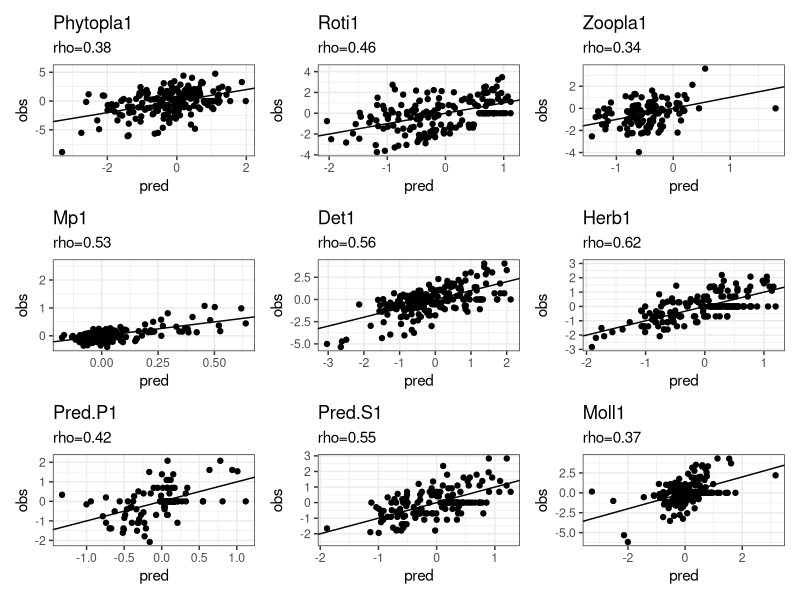
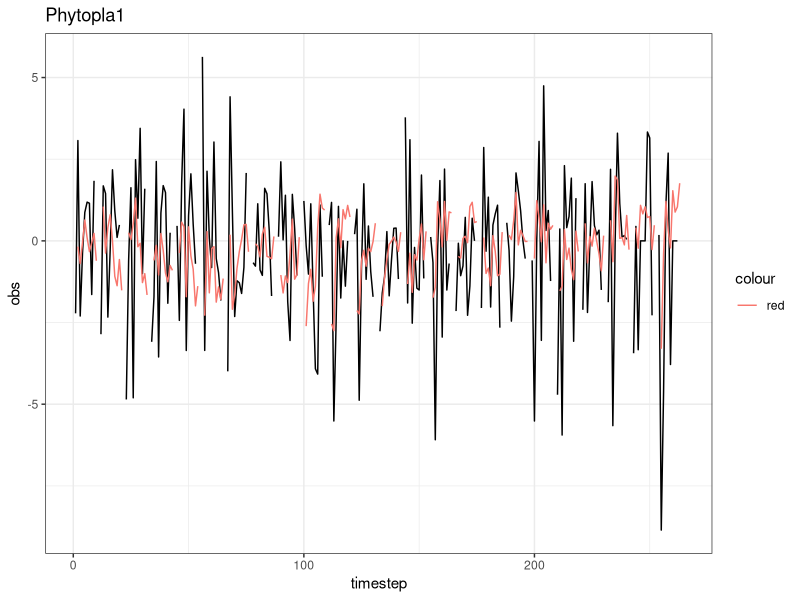
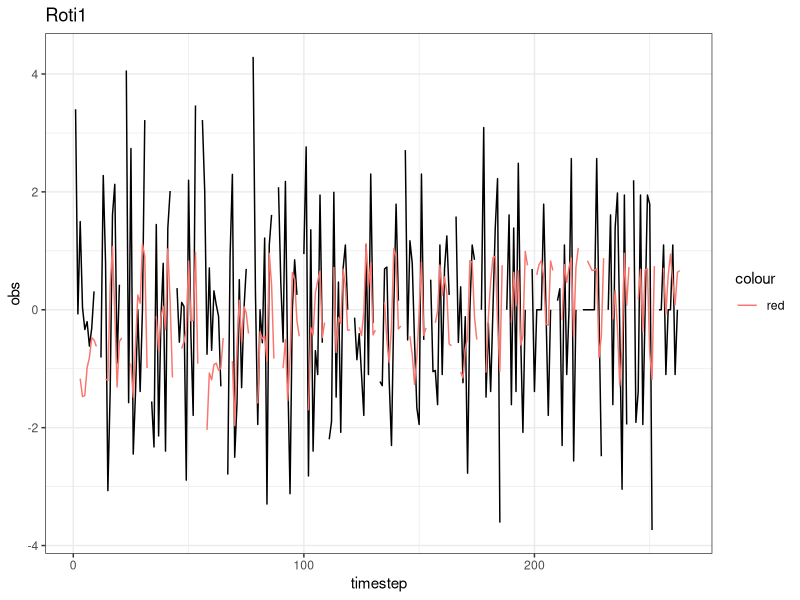
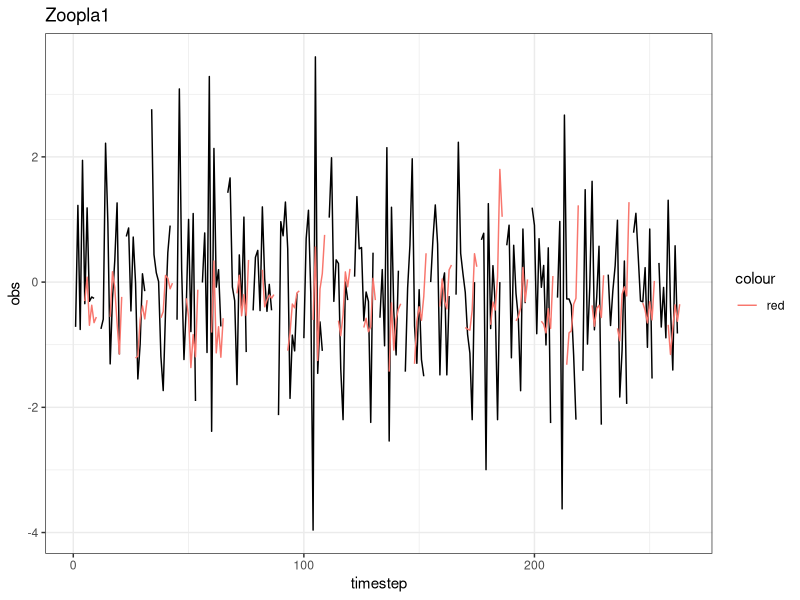
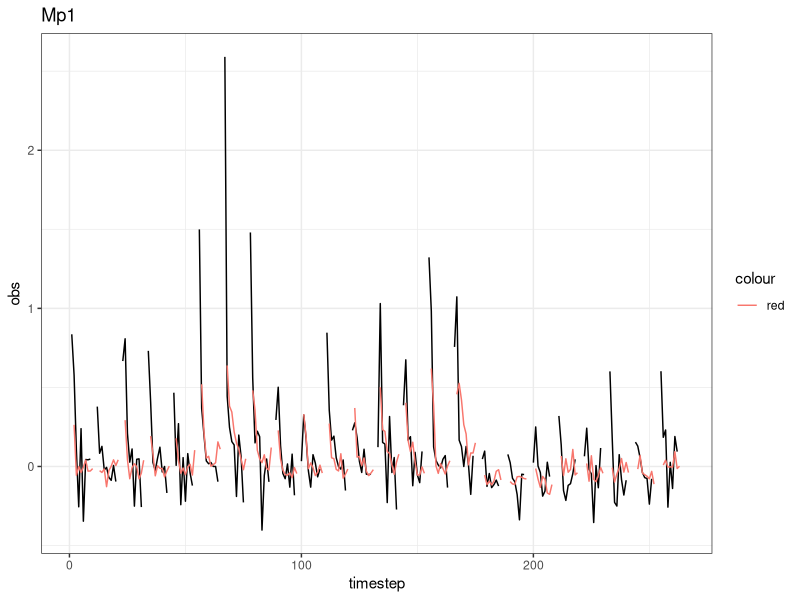
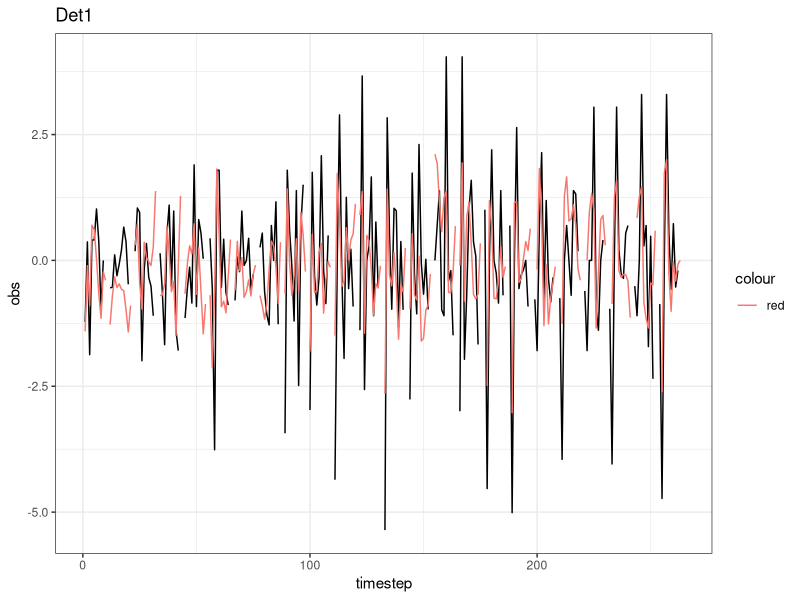
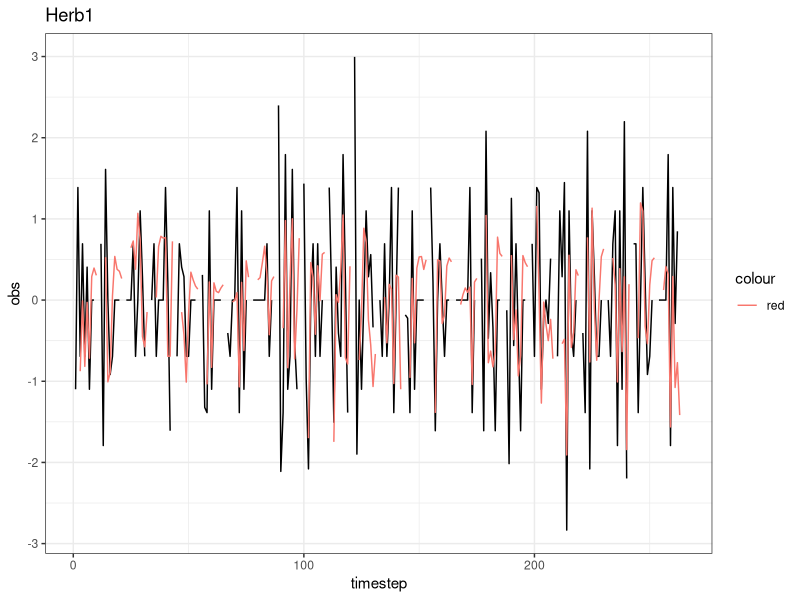
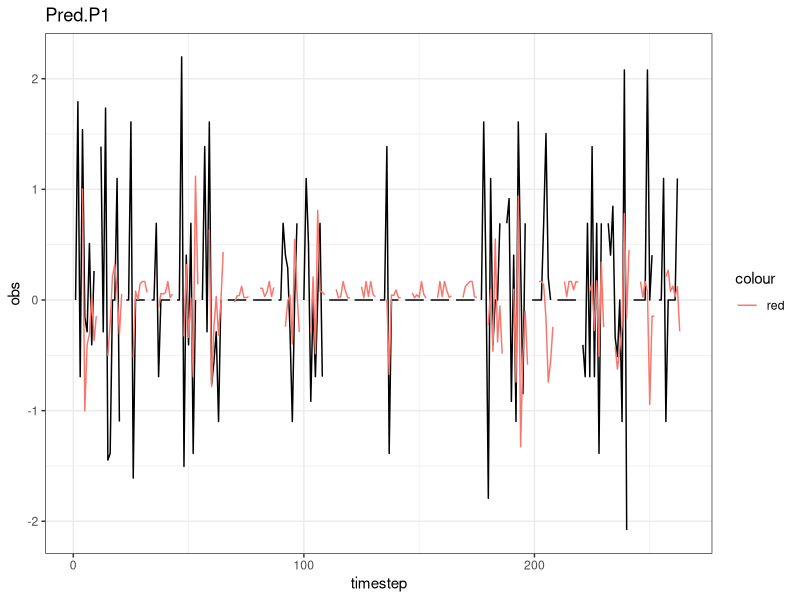

Recreate these plots in R, in order.
## ---- chunk 1
knitr::opts_chunk$set(echo = TRUE)
## ---- chunk 2
sessionInfo()
library(ggplot2); packageVersion("ggplot2")
library(dplyr); packageVersion("dplyr")
library(tidyr); packageVersion("tidyr")
library(patchwork); packageVersion("patchwork")
## ---- chunk 3
all_multsmap_model_outputs <- read.csv("./processed_data/all_regulsmap_model_outputs240123.csv")

head(all_multsmap_model_outputs)

all_multsmap_model_outputs$target <- 
  factor(all_multsmap_model_outputs$target, 
         levels=unique(all_multsmap_model_outputs$target))
## ---- chunk 4
theme_set(theme_bw())

all_multsmap_model_outputs_list <- all_multsmap_model_outputs %>% split(., f=.$target) 

figs <- lapply(1:9, function(i) {
  ggplot(all_multsmap_model_outputs_list[[i]], aes(x=pred, y=obs)) + 
    geom_point() + geom_abline(slope=1, intercept=0) + 
    labs(title=levels(all_multsmap_model_outputs$target)[i], 
         subtitle=paste("rho=", 
                        round(cor(na.omit(all_multsmap_model_outputs_list[[i]])$obs, 
                                  na.omit(all_multsmap_model_outputs_list[[i]])$pred, method="spearman"), digits=2), sep=""))
})

predobsfigs <- figs[[1]]
for (i in 2:9) {
  predobsfigs <- predobsfigs + figs[[i]]
}
predobsfigs
## ---- chunk 5
figs <- lapply(1:9, function(i) {
  all_multsmap_model_outputs_list[[i]] %>% 
    mutate(timestep=1:nrow(all_multsmap_model_outputs_list[[i]])) %>%
    ggplot(aes(x=timestep, y=obs)) + geom_line() + 
    geom_line(aes(x=timestep, y=pred, color="red")) + 
    labs(title=levels(all_multsmap_model_outputs$target)[i])
})

for (i in 1:9) {
  print(figs[[i]])
}
